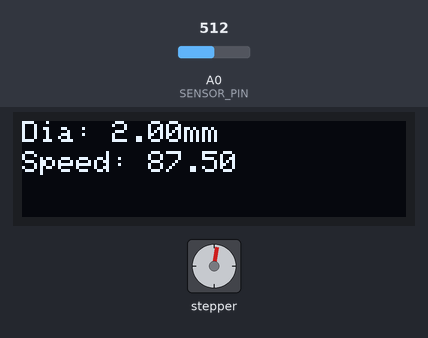
Bench run of a sketch on a simulated Arduino Uno, built with avr-gcc and run on an emulated ATmega328P. Shown: 128×32 one-colour display, stepper motor. Inputs (shaded band) come from the test bench; at power-on: A0 (SENSOR_PIN) = 512. Stepper angles assume 200 steps per turn.

Above: at 1.2 s.
1.3 s: A0 (SENSOR_PIN) set to 604
4.3 s: A0 (SENSOR_PIN) set to 627
At 4.49 s:
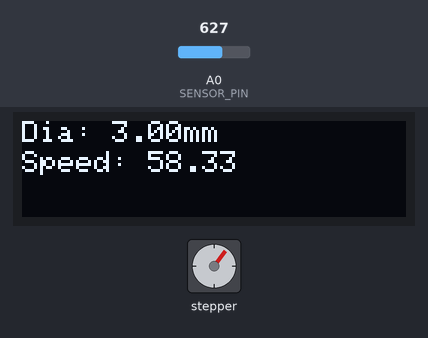
6.5 s: A0 (SENSOR_PIN) set to 214
At 6.65 s:
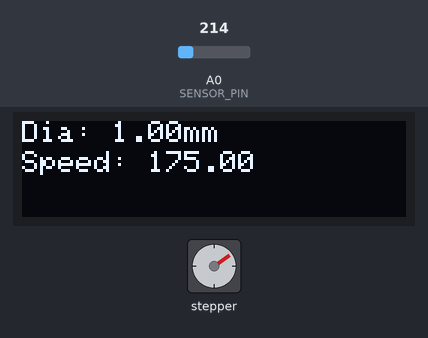
9.3 s: A0 (SENSOR_PIN) set to 192
At 9.47 s:
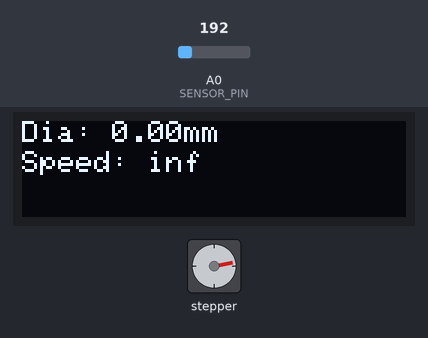
11.5 s: A0 (SENSOR_PIN) set to 900
At 11.63 s:
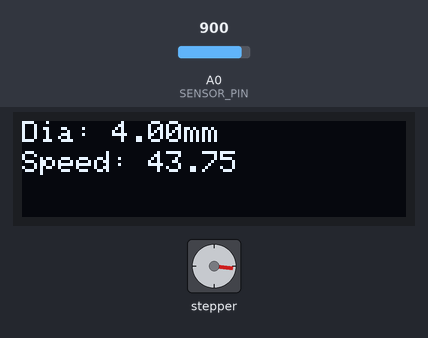
Timing chart, 0 to 25.8 s (numbered marks = the images above; inputs shaded):
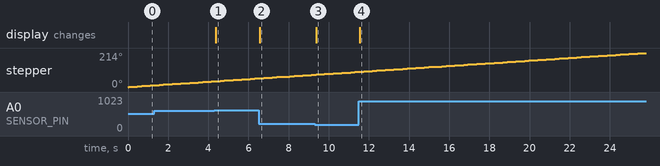

Measured:
- the behaviour switches between 613 and 614 on A0 (SENSOR_PIN) (found by bisection; images 0 and 1)
- the behaviour switches between 205 and 204 on A0 (SENSOR_PIN) (found by bisection; images 2 and 3)
- after the input at 4.3 s, the display: changes after 0.08 s (image 1)
- after the input at 6.5 s, the display: changes after 0.05 s (image 2)
- after the input at 9.3 s, the display: changes after 0.07 s (image 3)
- after the input at 11.5 s, the display: changes at once (image 4)

The sketch:

FilamentMonitor.ino
```cpp
#include <AccelStepper.h>
#include <Adafruit_SSD1306.h>
#include <Adafruit_Sensor.h>

/*
  FilamentMonitor
  - Measures filament diameter via analog sensor
  - Adjusts extruder speed accordingly
  - Displays data on OLED
*/

#define SENSOR_PIN A0
#define OLED_RESET -1
#define STEPPER_STEP 3
#define STEPPER_DIR 4

AccelStepper extruder(AccelStepper::DRIVER, STEPPER_STEP, STEPPER_DIR);
Adafruit_SSD1306 display(128, 32, &Wire, OLED_RESET);

const float nominalDiameter = 1.75;

void setup() {
  Serial.begin(115200);
  extruder.setMaxSpeed(1000);
  display.begin(SSD1306_SWITCHCAPVCC, 0x3C);
}

void loop() {
  int raw = analogRead(SENSOR_PIN);
  float diameter = map(raw, 0, 1023, 0, 5); // convert to mm
  float speed = 100 * (nominalDiameter / diameter);
  extruder.setSpeed(speed);
  extruder.runSpeed();

  display.clearDisplay();
  display.setTextSize(1);
  display.setCursor(0,0);
  display.print("Dia: "); display.print(diameter);
  display.print("mm");
  display.setCursor(0,10);
  display.print("Speed: "); display.print(speed);
  display.display();

  delay(200);
}
```
